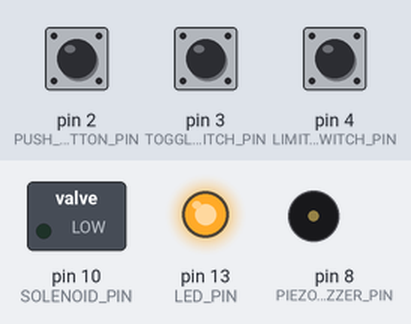
A sketch run on a simulated Arduino Uno, built with avr-gcc and run on an emulated ATmega328P. Parts: switched loads named in the sketch (green lamp = pin HIGH), output pins drawn as LEDs (lit = HIGH), buzzer (waves = sounding). Dashed ring = blinking. The test bench sets the inputs (shaded band); at power-on: pin 4 (LIMIT_SWITCH_PIN) LOW, pin 3 (TOGGLE_SWITCH_PIN) HIGH, pin 2 (PUSH_BUTTON_PIN) LOW. What the sketch prints to the serial monitor is not drawn.

Above: at 1.2 s.
1.3 s: pin 4 (LIMIT_SWITCH_PIN) pulled HIGH for 0.15 s
At 1.9 s:
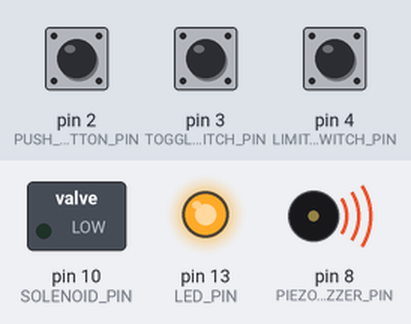
4.4 s: pin 3 (TOGGLE_SWITCH_PIN) pulled LOW for 0.15 s
At 4.47 s:
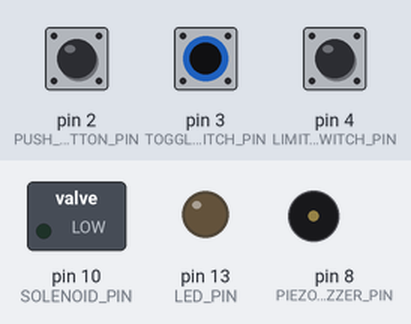
6.0 s: pin 3 (TOGGLE_SWITCH_PIN) pulled LOW for 3.2 s
At 9.7 s:
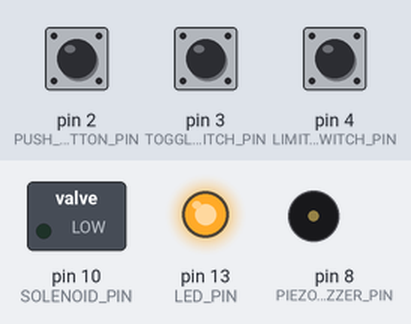
10.7 s: pin 4 (LIMIT_SWITCH_PIN) pulled HIGH for 1 s
At 10.95 s:
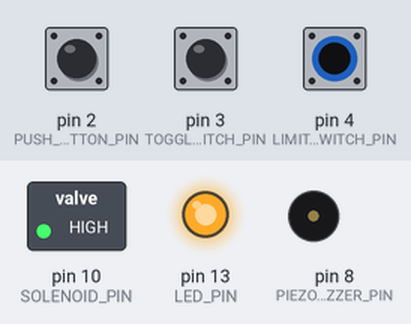
13.7 s: pin 4 (LIMIT_SWITCH_PIN) pulled HIGH for 3.2 s
At 17.4 s:
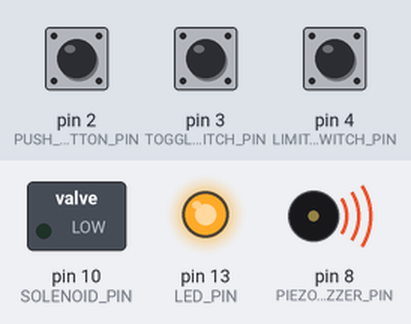
Timing chart, 0 to 19.4 s (numbered marks = the images above; inputs shaded):
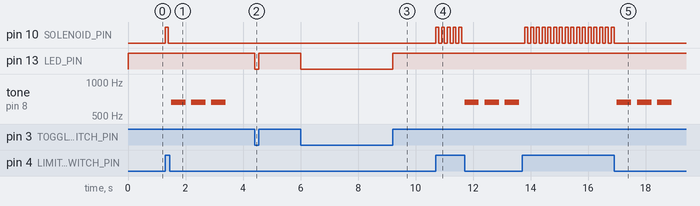

Measured:
- after the input at 1.3 s, pin 10 (SOLENOID_PIN): LOW → HIGH at once, → LOW 0.10 s later; tone on pin 8 (PIEZO_BUZZER_PIN): alternates 659 Hz for 0.50 s and silent for 0.20 s, starting after 0.20 s
- after the input at 4.4 s, pin 13 (LED_PIN): HIGH → LOW at once, → HIGH 0.15 s later
- after the input at 6.0 s, pin 13 (LED_PIN): HIGH → LOW at once, → HIGH 3.2 s later
- after the input at 10.7 s, pin 10 (SOLENOID_PIN): alternates HIGH for 0.10 s and LOW for 0.10 s, 10 changes in all, then stays LOW, starting at once; tone on pin 8 (PIEZO_BUZZER_PIN): alternates 659 Hz for 0.50 s and silent for 0.20 s, starting after 1.0 s
- after the input at 13.7 s, pin 10 (SOLENOID_PIN): alternates HIGH for 0.10 s and LOW for 0.10 s, 32 changes in all, then stays LOW, starting after 0.10 s; tone on pin 8 (PIEZO_BUZZER_PIN): alternates 659 Hz for 0.50 s and silent for 0.20 s, starting after 3.3 s

The sketch:

exercise-1-1-cutting-machine.ino
```cpp
/*
Exercise 1-1: Cutting Machine
Write a program to perform the following tasks:
   - The toggle switch is the ON/OFF master switch of a cutting
     machine.
        * When the master switch is ON/OFF, on-board LED (Pin 13) is ON/OFF
        * Nothing will happen if the master switch is OFF
   - The limit switch is a safety door sensor
        * Depressed = door closed; Opened = door opened
   - When the safety door is closed and the push button is depressed
     once, the cutter (Solenoid) will go through 10 cycles of actuation
     and de-actuation.
   - If the safety door is opened when the cutter is in action, the piezo
     buzzer will sound off thrice and the cutter is de-actuated
     immediately.
*/


// Assuming circuit 1A is used

// Set the pins for the switches and buttons
#define PUSH_BUTTON_PIN 2
#define TOGGLE_SWITCH_PIN 3
#define LIMIT_SWITCH_PIN 4
#define PIEZO_BUZZER_PIN 8
#define SOLENOID_PIN 10
#define LED_PIN 13

// The frequency of the tone to play,
// which is an E5
#define ALARM_TONE 659

// The duration of the note to play
#define ALARM_DURATION 500

// The setup function to set up all the pins
void setup() {

    // Set the pin mode for all the switches to input mode
    pinMode(PUSH_BUTTON_PIN, INPUT);
    pinMode(TOGGLE_SWITCH_PIN, INPUT);
    pinMode(LIMIT_SWITCH_PIN, INPUT);

    // Set the pin mode for all the components to output mode
    pinMode(PIEZO_BUZZER_PIN, OUTPUT);
    pinMode(SOLENOID_PIN, OUTPUT);
    pinMode(LED_PIN, OUTPUT);

    // Initialise serial connection
    Serial.begin(9600);

    // Print that the Arduino is ready
    Serial.println("Arduino initialised.");
}

// Function to sound the piezo buzzer 3 times
void alarm() {

    // Iterate 3 times
    for (int i = 0; i < 3; ++i) {

        // Play the note for the alarm duration
        tone(PIEZO_BUZZER_PIN, ALARM_TONE, ALARM_DURATION);

        // Wait for the alarm duration
        delay(ALARM_DURATION);

        // Stop the note from playing
        noTone(PIEZO_BUZZER_PIN);

        // Wait for 200 milliseconds
        delay(200);
    }
}

// The function to cut the material using the solenoid
void cut() {

    // Iterate 10 times
    for (int i = 0; i < 10; ++i) {

        // If the safety door is open,
        // which means the limit switch is open,
        // or set to low
        if (digitalRead(LIMIT_SWITCH_PIN) == LOW) {

            // Deactivate the solenoid
            digitalWrite(SOLENOID_PIN, LOW);

            // Call the function to sound the piezo buzzer
            alarm();

            // Exit the function
            return;
        }

        // Otherwise, the safety door is closed,
        // which means the limit switch is set to high,
        // so actuate the solenoid
        digitalWrite(SOLENOID_PIN, HIGH);

        // Wait for 100 milliseconds for the solenoid to actuate
        delay(100);

        // Deactivate the solenoid
        digitalWrite(SOLENOID_PIN, LOW);

        // Wait for 100 milliseconds for the solenoid to de-actuate
        delay(100);
    }
}

// The main loop function
void loop() {

    // When the toggle switch is set to low, which is off
    if (digitalRead(TOGGLE_SWITCH_PIN) == LOW) {

        // Turn off the LED and exit the function
        return digitalWrite(LED_PIN, LOW);
    }

    // Otherwise the toggle switch is set to high, which is on
    // so turn on the LED
    digitalWrite(LED_PIN, HIGH);

    // If the limit switch is set to high,
    // which means the limit switch is depressed
    // and the safety door is closed
    if (digitalRead(LIMIT_SWITCH_PIN) == HIGH) {

        // If the push button is set to low,
        // which means it is depressed once
        if (digitalRead(PUSH_BUTTON_PIN) == LOW) {

            // Call the function to cut the material
            cut();
        }
    }
}
```
